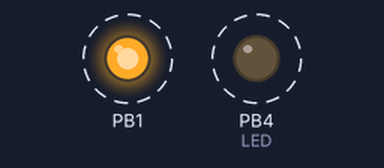
Recording of a sketch running on a simulated ATtiny85, built with avr-gcc and run on an emulated ATtiny85. Parts: output pins drawn as LEDs (lit = HIGH). Dashed ring = blinking.

Above: at 0.08 s.
Timing chart, 0 to 3.0 s (numbered marks = the images above):
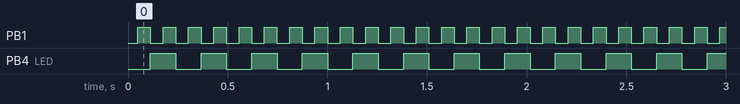

Measured:
- by itself, PB1: alternates HIGH for 0.06 s and LOW for 0.06 s
- by itself, PB4 (LED): alternates HIGH for 0.13 s and LOW for 0.13 s

The sketch:

blink.ino
```cpp
#include <Arduino.h>

// #define TEST_SERIAL
#ifdef TEST_SERIAL
	#ifndef DEFAULT_BAUDRATE
		#ifdef __AVR_ATmega644P__
			#define DEFAULT_BAUDRATE 19200
		#else
			#define DEFAULT_BAUDRATE 115200
		#endif
	#endif
#endif

#if defined(__AVR_ATtiny85__) || defined(__AVR_ATtiny45__) || defined(__AVR_ATtiny25__)
	#define ARDUINO_TINY
#elif defined(__AVR_MEGA__)
	#define ARDUINO_UNO
#endif

#ifdef ARDUINO_TINY
	#define TEST_TIMER
#endif

//TODO : comprendre de ou sort le CORE_DIR dans le makefile de arddude/target/sanguino

#if defined(ARDUINO_TINY)
	#define LED 4
	#warning "Tiny"
#elif defined(ARDUINO_RASPBERRY_PI_PICO)
	#define LED LED_BUILTIN
	#warning "Pico"
#else
	#define LED 13
	#warning "Arduino"
#endif

#define PERIOD 250

void setup(void) {
#ifdef TEST_SERIAL
	Serial.begin(DEFAULT_BAUDRATE);
#endif

	pinMode(LED, OUTPUT);
	pinMode(1, OUTPUT);

#ifdef TEST_TIMER
	// set Clock to 1MHz instead of 8
	cli(); CLKPR=0x80 ; CLKPR=0x03; sei();

    TCCR1 = (1 << CTC1) | (1 << PWM1A) | (1 << COM1A0) | 0xF; // reset on OCR1A match | prescale 16384
    OCR1A = 30; // interrupt before counter reset
    OCR1C = 61; // -> ~1s
    GTCCR = 0;
    TIMSK = 1 << OCIE1A;
#endif

	digitalWrite(LED, LOW);
#ifdef TEST_SERIAL
	Serial.println("ready.");
#endif
}

volatile bool clockTick = 0;

#ifdef TEST_TIMER
ISR(TIMER1_COMPA_vect) {
    clockTick = 1;
}
#endif

int count = 0;
void loop() {
#ifdef TEST_TIMER
	static bool led = 1;
	if (clockTick == 1) {
		led = !led;
		digitalWrite(LED, led);
		clockTick = 0;
	}
#else
	delay(PERIOD);
	digitalWrite(LED, HIGH);
#ifdef TEST_SERIAL
	Serial.print("count = ");Serial.println(count++);
#endif
	delay(PERIOD*3);
	digitalWrite(LED, LOW);
#endif
}

/*
TODO : revoir la ligne de commande depuis l'IDE Pour "Arduino as ISP"
et voir comment l'intégrer dans ArdDude

./opt/arduino-1.6.5-r5/hardware/tools/avr/bin/avrdude
  -C/opt/arduino-1.6.5-r5/hardware/tools/avr/etc/avrdude.conf
  -v
  -pattiny85
  -cstk500v1
  -P/dev/ttyACM0
  -b19200
  -Uflash:w:/tmp/build2267963526209929137.tmp/Blink.cpp.hex:i

*/
```
